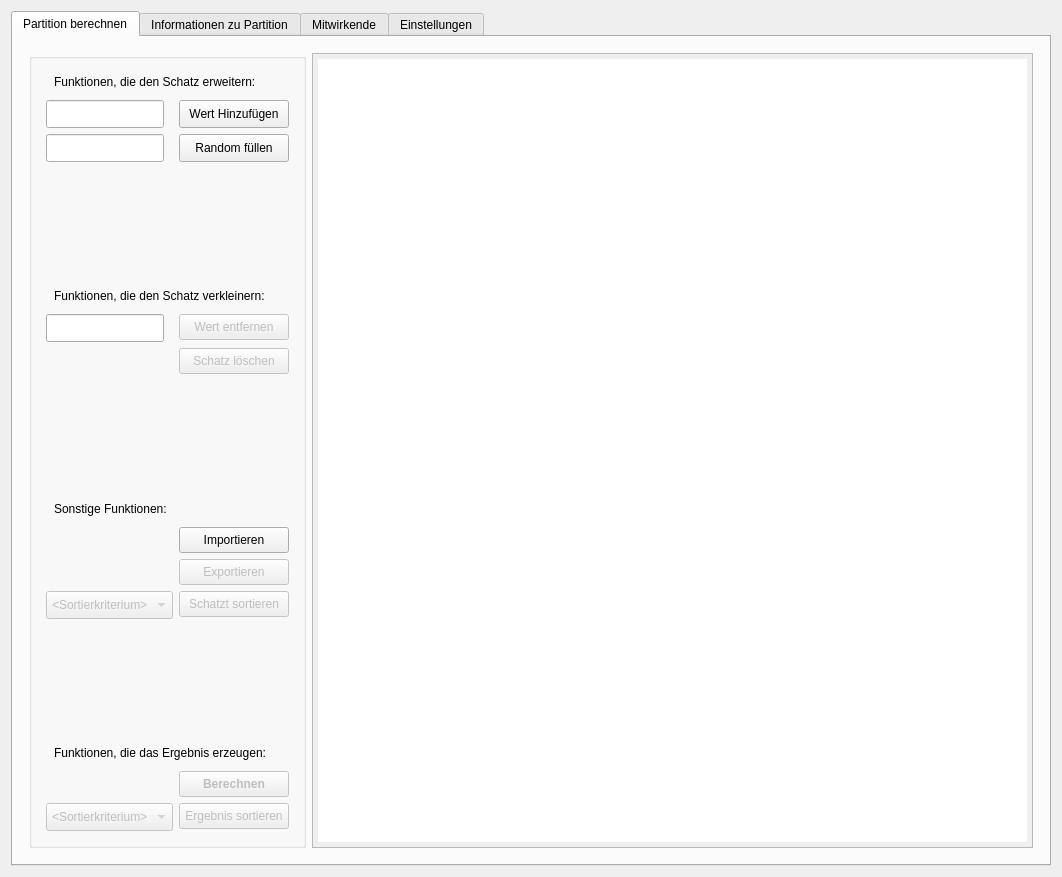
<?xml version="1.0" encoding="UTF-8"?>
<ui version="4.0">
 <class>MainWindow</class>
 <widget class="QMainWindow" name="MainWindow">
  <property name="geometry">
   <rect>
    <x>0</x>
    <y>0</y>
    <width>1062</width>
    <height>877</height>
   </rect>
  </property>
  <property name="windowTitle">
   <string>MainWindow</string>
  </property>
  <property name="styleSheet">
   <string notr="true">QWidget {
font:10pt &quot;MS Shell Dlg 2&quot;;
padding:5px;
}


</string>
  </property>
  <widget class="QWidget" name="centralWidget">
   <layout class="QVBoxLayout" name="verticalLayout">
    <item>
     <widget class="QTabWidget" name="tabWidget">
      <property name="currentIndex">
       <number>0</number>
      </property>
      <widget class="QWidget" name="tab_berechnung">
       <attribute name="title">
        <string>Partition berechnen</string>
       </attribute>
       <layout class="QHBoxLayout" name="horizontalLayout">
        <item>
         <widget class="QGroupBox" name="groupBox">
          <property name="sizePolicy">
           <sizepolicy hsizetype="Fixed" vsizetype="Minimum">
            <horstretch>0</horstretch>
            <verstretch>0</verstretch>
           </sizepolicy>
          </property>
          <property name="title">
           <string/>
          </property>
          <layout class="QFormLayout" name="formLayout">
           <item row="7" column="0" colspan="2">
            <widget class="QLabel" name="lbl_schatzErweiternInfo">
             <property name="text">
              <string>Funktionen, die den Schatz erweitern:</string>
             </property>
            </widget>
           </item>
           <item row="8" column="0">
            <widget class="CustomOnlyNumbersLineEdit" name="lineEdit_coinHinzufuegenWertEingeben">
             <property name="sizePolicy">
              <sizepolicy hsizetype="Minimum" vsizetype="Minimum">
               <horstretch>0</horstretch>
               <verstretch>0</verstretch>
              </sizepolicy>
             </property>
             <property name="toolTip">
              <string>&lt;html&gt;&lt;head/&gt;&lt;body&gt;&lt;p&gt;Den neuen Wert eingeben, der dem Schatz hinzugefügt werden soll. Bitte nur einen einzigen Wert eintragen.&lt;/p&gt;&lt;/body&gt;&lt;/html&gt;</string>
             </property>
             <property name="text">
              <string/>
             </property>
            </widget>
           </item>
           <item row="8" column="1">
            <widget class="QPushButton" name="btn_einzelnenCoinHinzufuegen">
             <property name="sizePolicy">
              <sizepolicy hsizetype="Minimum" vsizetype="Minimum">
               <horstretch>0</horstretch>
               <verstretch>0</verstretch>
              </sizepolicy>
             </property>
             <property name="toolTip">
              <string>&lt;html&gt;&lt;head/&gt;&lt;body&gt;&lt;p&gt;Fügt dem Schatz einen Wert hinzu, welcher neben diesem Button in das Textfeld vom Nutzer eingefügt wurde.&lt;/p&gt;&lt;/body&gt;&lt;/html&gt;</string>
             </property>
             <property name="text">
              <string>Wert Hinzufügen</string>
             </property>
             <property name="autoDefault">
              <bool>true</bool>
             </property>
             <property name="default">
              <bool>false</bool>
             </property>
            </widget>
           </item>
           <item row="11" column="0">
            <widget class="CustomOnlyNumbersLineEdit" name="lineEdit_randomFuellenAnzahlEingeben">
             <property name="sizePolicy">
              <sizepolicy hsizetype="Minimum" vsizetype="Minimum">
               <horstretch>0</horstretch>
               <verstretch>0</verstretch>
              </sizepolicy>
             </property>
             <property name="toolTip">
              <string>&lt;html&gt;&lt;head/&gt;&lt;body&gt;&lt;p&gt;Bitte die anzahl an Werten eingeben, die dem mit zufällig erweiterten Schatz hinzugefügt werden sollen.&lt;/p&gt;&lt;/body&gt;&lt;/html&gt;</string>
             </property>
            </widget>
           </item>
           <item row="11" column="1">
            <widget class="QPushButton" name="btn_fill">
             <property name="sizePolicy">
              <sizepolicy hsizetype="Minimum" vsizetype="Minimum">
               <horstretch>0</horstretch>
               <verstretch>0</verstretch>
              </sizepolicy>
             </property>
             <property name="toolTip">
              <string>&lt;html&gt;&lt;head/&gt;&lt;body&gt;&lt;p&gt;Fuegt dem Schatz eine Menge Coins hinzu, wobei die Anzahl dieser Coins im Textfeld neben diesem Knoipf vom Nutzer festgelegt werden kann.&lt;/p&gt;&lt;p&gt;&lt;br/&gt;&lt;/p&gt;&lt;p&gt;Hinweis: &lt;/p&gt;&lt;p&gt;In den Einstellungen (oben rechts) kann das Intervall für die Werte der randomisiert erstellten COins gewählt werden.&lt;/p&gt;&lt;/body&gt;&lt;/html&gt;</string>
             </property>
             <property name="text">
              <string>Random füllen</string>
             </property>
             <property name="autoDefault">
              <bool>true</bool>
             </property>
            </widget>
           </item>
           <item row="12" column="0">
            <spacer name="verticalSpacer_2">
             <property name="orientation">
              <enum>Qt::Vertical</enum>
             </property>
             <property name="sizeHint" stdset="0">
              <size>
               <width>20</width>
               <height>40</height>
              </size>
             </property>
            </spacer>
           </item>
           <item row="13" column="0" colspan="2">
            <widget class="QLabel" name="lbl_schatzVerkleinernInfo">
             <property name="text">
              <string>Funktionen, die den Schatz verkleinern:</string>
             </property>
            </widget>
           </item>
           <item row="14" column="0">
            <widget class="QLineEdit" name="lineEdit_coinEntfernen">
             <property name="toolTip">
              <string>&lt;html&gt;&lt;head/&gt;&lt;body&gt;&lt;p&gt;Geben Sie hier den zu entfernenden Wert ein.&lt;/p&gt;&lt;p&gt;&lt;br/&gt;&lt;/p&gt;&lt;/body&gt;&lt;/html&gt;</string>
             </property>
            </widget>
           </item>
           <item row="14" column="1">
            <widget class="QPushButton" name="btn_coinEntfernen">
             <property name="enabled">
              <bool>false</bool>
             </property>
             <property name="toolTip">
              <string>&lt;html&gt;&lt;head/&gt;&lt;body&gt;&lt;p&gt;Entfernt genau ein mal den  Wert aus dem Schatz, der im Textfeld neben diesem Knopf eingegeben wurde.&lt;/p&gt;&lt;/body&gt;&lt;/html&gt;</string>
             </property>
             <property name="text">
              <string>Wert entfernen</string>
             </property>
             <property name="autoDefault">
              <bool>true</bool>
             </property>
            </widget>
           </item>
           <item row="15" column="1">
            <widget class="QPushButton" name="btn_clearStash">
             <property name="enabled">
              <bool>false</bool>
             </property>
             <property name="toolTip">
              <string>&lt;html&gt;&lt;head/&gt;&lt;body&gt;&lt;p&gt;Entfernt alle Werte aus dem Schatz und setzt alles zurück.&lt;/p&gt;&lt;/body&gt;&lt;/html&gt;</string>
             </property>
             <property name="text">
              <string>Schatz löschen</string>
             </property>
             <property name="autoDefault">
              <bool>true</bool>
             </property>
            </widget>
           </item>
           <item row="18" column="0">
            <spacer name="verticalSpacer_3">
             <property name="orientation">
              <enum>Qt::Vertical</enum>
             </property>
             <property name="sizeHint" stdset="0">
              <size>
               <width>20</width>
               <height>40</height>
              </size>
             </property>
            </spacer>
           </item>
           <item row="20" column="0" colspan="2">
            <widget class="QLabel" name="lbl_sonstigeSchatzFunktionen">
             <property name="text">
              <string>Sonstige Funktionen:</string>
             </property>
            </widget>
           </item>
           <item row="21" column="1">
            <widget class="QPushButton" name="btn_import">
             <property name="sizePolicy">
              <sizepolicy hsizetype="Minimum" vsizetype="Fixed">
               <horstretch>0</horstretch>
               <verstretch>0</verstretch>
              </sizepolicy>
             </property>
             <property name="toolTip">
              <string>&lt;html&gt;&lt;head/&gt;&lt;body&gt;&lt;p&gt;importiert einen Schatz aus einer Textdatei. &lt;/p&gt;&lt;/body&gt;&lt;/html&gt;</string>
             </property>
             <property name="text">
              <string>Importieren</string>
             </property>
             <property name="autoDefault">
              <bool>true</bool>
             </property>
            </widget>
           </item>
           <item row="22" column="1">
            <widget class="QPushButton" name="btn_export">
             <property name="enabled">
              <bool>false</bool>
             </property>
             <property name="sizePolicy">
              <sizepolicy hsizetype="Minimum" vsizetype="Fixed">
               <horstretch>0</horstretch>
               <verstretch>0</verstretch>
              </sizepolicy>
             </property>
             <property name="toolTip">
              <string>&lt;html&gt;&lt;head/&gt;&lt;body&gt;&lt;p&gt;Exportiert den gesamten aktuellen Schatz in eine Textdatei an einen gewaehlten Ort. &lt;/p&gt;&lt;/body&gt;&lt;/html&gt;</string>
             </property>
             <property name="text">
              <string>Exportieren</string>
             </property>
             <property name="autoDefault">
              <bool>true</bool>
             </property>
            </widget>
           </item>
           <item row="24" column="0">
            <widget class="QComboBox" name="comboBox_sortKritWaehlen">
             <property name="enabled">
              <bool>false</bool>
             </property>
             <property name="sizePolicy">
              <sizepolicy hsizetype="Minimum" vsizetype="Minimum">
               <horstretch>0</horstretch>
               <verstretch>0</verstretch>
              </sizepolicy>
             </property>
             <property name="minimumSize">
              <size>
               <width>73</width>
               <height>0</height>
              </size>
             </property>
             <property name="toolTip">
              <string>&lt;html&gt;&lt;head/&gt;&lt;body&gt;&lt;p&gt;Wählen Sie das Sortierkriterium aus.&lt;/p&gt;&lt;/body&gt;&lt;/html&gt;</string>
             </property>
             <item>
              <property name="text">
               <string>&lt;Sortierkriterium&gt;</string>
              </property>
             </item>
             <item>
              <property name="text">
               <string>Aufsteigend</string>
              </property>
             </item>
             <item>
              <property name="text">
               <string>Absteigend</string>
              </property>
             </item>
            </widget>
           </item>
           <item row="24" column="1">
            <widget class="QPushButton" name="btn_sort">
             <property name="enabled">
              <bool>false</bool>
             </property>
             <property name="toolTip">
              <string>&lt;html&gt;&lt;head/&gt;&lt;body&gt;&lt;p&gt;Sortieren Sie den Schatz. Wählen Sie zuvor, nach welchem Kriterium Sortiert werden soll.&lt;/p&gt;&lt;/body&gt;&lt;/html&gt;</string>
             </property>
             <property name="text">
              <string>Schatzt sortieren</string>
             </property>
             <property name="autoDefault">
              <bool>true</bool>
             </property>
            </widget>
           </item>
           <item row="25" column="1">
            <spacer name="verticalSpacer_5">
             <property name="orientation">
              <enum>Qt::Vertical</enum>
             </property>
             <property name="sizeHint" stdset="0">
              <size>
               <width>20</width>
               <height>40</height>
              </size>
             </property>
            </spacer>
           </item>
           <item row="26" column="0" colspan="2">
            <widget class="QLabel" name="lbl_partitionBerechnen">
             <property name="text">
              <string>Funktionen, die das Ergebnis erzeugen:</string>
             </property>
            </widget>
           </item>
           <item row="27" column="1">
            <widget class="CustomButton" name="btn_output_solution">
             <property name="enabled">
              <bool>false</bool>
             </property>
             <property name="sizePolicy">
              <sizepolicy hsizetype="Minimum" vsizetype="Fixed">
               <horstretch>0</horstretch>
               <verstretch>0</verstretch>
              </sizepolicy>
             </property>
             <property name="toolTip">
              <string>&lt;html&gt;&lt;head/&gt;&lt;body&gt;&lt;p&gt;berechnet die Partition.&lt;/p&gt;&lt;/body&gt;&lt;/html&gt;</string>
             </property>
             <property name="styleSheet">
              <string notr="true">font:bold;</string>
             </property>
             <property name="text">
              <string>Berechnen</string>
             </property>
             <property name="autoDefault">
              <bool>true</bool>
             </property>
            </widget>
           </item>
           <item row="29" column="1">
            <widget class="QPushButton" name="btn_sortErgebnis">
             <property name="enabled">
              <bool>false</bool>
             </property>
             <property name="toolTip">
              <string>&lt;html&gt;&lt;head/&gt;&lt;body&gt;&lt;p&gt;Sortiert das Ergebnis entsprechend dem ausgewählten Sortierverfahren.&lt;/p&gt;&lt;/body&gt;&lt;/html&gt;</string>
             </property>
             <property name="text">
              <string>Ergebnis sortieren</string>
             </property>
             <property name="autoDefault">
              <bool>true</bool>
             </property>
            </widget>
           </item>
           <item row="29" column="0">
            <widget class="QComboBox" name="comboBox_sortKriteriumWaehlenErgebnis">
             <property name="enabled">
              <bool>false</bool>
             </property>
             <property name="toolTip">
              <string>&lt;html&gt;&lt;head/&gt;&lt;body&gt;&lt;p&gt;Hier wird das Sortierverfahren für das Sortieren des Ergebnisses ausgewählt.&lt;/p&gt;&lt;/body&gt;&lt;/html&gt;</string>
             </property>
             <property name="currentText">
              <string>&lt;Sortierkriterium&gt;</string>
             </property>
             <item>
              <property name="text">
               <string>&lt;Sortierkriterium&gt;</string>
              </property>
             </item>
             <item>
              <property name="text">
               <string>Aufsteigend</string>
              </property>
             </item>
             <item>
              <property name="text">
               <string>Absteigend</string>
              </property>
             </item>
            </widget>
           </item>
          </layout>
         </widget>
        </item>
        <item>
         <widget class="CustomTextEdit" name="textEdit_partitionBerechnen">
          <property name="readOnly">
           <bool>true</bool>
          </property>
         </widget>
        </item>
       </layout>
      </widget>
      <widget class="QWidget" name="tab_informationenZuNp">
       <attribute name="title">
        <string>Informationen zu Partition</string>
       </attribute>
       <layout class="QVBoxLayout" name="verticalLayout_3">
        <item>
         <widget class="QTextEdit" name="textEdit_InfosZuPartition">
          <property name="readOnly">
           <bool>true</bool>
          </property>
          <property name="html">
           <string>&lt;!DOCTYPE HTML PUBLIC &quot;-//W3C//DTD HTML 4.0//EN&quot; &quot;http://www.w3.org/TR/REC-html40/strict.dtd&quot;&gt;
&lt;html&gt;&lt;head&gt;&lt;meta name=&quot;qrichtext&quot; content=&quot;1&quot; /&gt;&lt;style type=&quot;text/css&quot;&gt;
p, li { white-space: pre-wrap; }
&lt;/style&gt;&lt;/head&gt;&lt;body style=&quot; font-family:'MS Shell Dlg 2'; font-size:10pt; font-weight:400; font-style:normal;&quot;&gt;
&lt;p style=&quot; margin-top:0px; margin-bottom:0px; margin-left:0px; margin-right:0px; -qt-block-indent:0; text-indent:0px;&quot;&gt;&lt;span style=&quot; font-size:7.8pt;&quot;&gt;//todo informationen zusammentragen un in knappem text alles erlaeutern + stylesheets&lt;/span&gt;&lt;/p&gt;
&lt;p style=&quot;-qt-paragraph-type:empty; margin-top:0px; margin-bottom:0px; margin-left:0px; margin-right:0px; -qt-block-indent:0; text-indent:0px; font-size:7.8pt;&quot;&gt;&lt;br /&gt;&lt;/p&gt;&lt;/body&gt;&lt;/html&gt;</string>
          </property>
         </widget>
        </item>
       </layout>
      </widget>
      <widget class="QWidget" name="tab_credits">
       <attribute name="title">
        <string>Mitwirkende</string>
       </attribute>
       <layout class="QVBoxLayout" name="verticalLayout_4">
        <item>
         <widget class="QTextEdit" name="textEdit_mitwirkende">
          <property name="readOnly">
           <bool>true</bool>
          </property>
          <property name="html">
           <string>&lt;!DOCTYPE HTML PUBLIC &quot;-//W3C//DTD HTML 4.0//EN&quot; &quot;http://www.w3.org/TR/REC-html40/strict.dtd&quot;&gt;
&lt;html&gt;&lt;head&gt;&lt;meta name=&quot;qrichtext&quot; content=&quot;1&quot; /&gt;&lt;style type=&quot;text/css&quot;&gt;
p, li { white-space: pre-wrap; }
&lt;/style&gt;&lt;/head&gt;&lt;body style=&quot; font-family:'MS Shell Dlg 2'; font-size:10pt; font-weight:400; font-style:normal;&quot;&gt;
&lt;p style=&quot; margin-top:0px; margin-bottom:0px; margin-left:0px; margin-right:0px; -qt-block-indent:0; text-indent:0px;&quot;&gt;&lt;span style=&quot; font-size:7.8pt;&quot;&gt;//todo : text zu mitwirkenden und aufgaben, sowie evtl link zur praesentation einfuegen +stylesheets&lt;/span&gt;&lt;/p&gt;
&lt;p style=&quot;-qt-paragraph-type:empty; margin-top:0px; margin-bottom:0px; margin-left:0px; margin-right:0px; -qt-block-indent:0; text-indent:0px; font-size:7.8pt;&quot;&gt;&lt;br /&gt;&lt;/p&gt;&lt;/body&gt;&lt;/html&gt;</string>
          </property>
         </widget>
        </item>
       </layout>
      </widget>
      <widget class="QWidget" name="tab_einstellungen">
       <attribute name="title">
        <string>Einstellungen</string>
       </attribute>
       <layout class="QFormLayout" name="formLayout_2">
        <item row="0" column="0" colspan="2">
         <widget class="QLabel" name="lbl_einstellungenRandomRange">
          <property name="text">
           <string>Das Intervall, in welchem die zufälligen Werte erstellt werden verändern:</string>
          </property>
         </widget>
        </item>
        <item row="1" column="0">
         <widget class="QLabel" name="lbl_randomObereGrenze">
          <property name="text">
           <string>Neue obere Grenze:</string>
          </property>
         </widget>
        </item>
        <item row="2" column="0" colspan="2">
         <widget class="QSlider" name="horizontalSlider_randomRangeMax">
          <property name="minimum">
           <number>1</number>
          </property>
          <property name="maximum">
           <number>100</number>
          </property>
          <property name="sliderPosition">
           <number>50</number>
          </property>
          <property name="orientation">
           <enum>Qt::Horizontal</enum>
          </property>
         </widget>
        </item>
        <item row="4" column="0">
         <widget class="QLabel" name="lbl_anzeigeRandomRangeMax">
          <property name="text">
           <string>50</string>
          </property>
         </widget>
        </item>
        <item row="5" column="0">
         <spacer name="verticalSpacer_8">
          <property name="orientation">
           <enum>Qt::Vertical</enum>
          </property>
          <property name="sizeHint" stdset="0">
           <size>
            <width>20</width>
            <height>40</height>
           </size>
          </property>
         </spacer>
        </item>
        <item row="6" column="0">
         <widget class="QLabel" name="lbl_untereRandomGRenze">
          <property name="text">
           <string>Neue untere Grenze:</string>
          </property>
         </widget>
        </item>
        <item row="7" column="0" colspan="2">
         <widget class="QSlider" name="horizontalSlider_randomRangeMin">
          <property name="minimum">
           <number>1</number>
          </property>
          <property name="maximum">
           <number>100</number>
          </property>
          <property name="orientation">
           <enum>Qt::Horizontal</enum>
          </property>
         </widget>
        </item>
        <item row="10" column="0">
         <widget class="QLabel" name="lbl_anzeigeRandomRangeMin">
          <property name="text">
           <string>1</string>
          </property>
         </widget>
        </item>
       </layout>
      </widget>
     </widget>
    </item>
   </layout>
  </widget>
 </widget>
 <layoutdefault spacing="6" margin="11"/>
 <customwidgets>
  <customwidget>
   <class>CustomTextEdit</class>
   <extends>QTextEdit</extends>
   <header location="global">customtextedit.h</header>
  </customwidget>
  <customwidget>
   <class>CustomOnlyNumbersLineEdit</class>
   <extends>QLineEdit</extends>
   <header location="global">customonlynumberslineedit.h</header>
  </customwidget>
  <customwidget>
   <class>CustomButton</class>
   <extends>QPushButton</extends>
   <header>custombutton.h</header>
  </customwidget>
 </customwidgets>
 <tabstops>
  <tabstop>lineEdit_coinHinzufuegenWertEingeben</tabstop>
  <tabstop>btn_einzelnenCoinHinzufuegen</tabstop>
  <tabstop>lineEdit_randomFuellenAnzahlEingeben</tabstop>
  <tabstop>btn_fill</tabstop>
  <tabstop>lineEdit_coinEntfernen</tabstop>
  <tabstop>btn_coinEntfernen</tabstop>
  <tabstop>btn_clearStash</tabstop>
  <tabstop>btn_import</tabstop>
  <tabstop>btn_export</tabstop>
  <tabstop>comboBox_sortKritWaehlen</tabstop>
  <tabstop>btn_sort</tabstop>
  <tabstop>btn_output_solution</tabstop>
  <tabstop>comboBox_sortKriteriumWaehlenErgebnis</tabstop>
  <tabstop>btn_sortErgebnis</tabstop>
  <tabstop>textEdit_partitionBerechnen</tabstop>
  <tabstop>tabWidget</tabstop>
  <tabstop>textEdit_InfosZuPartition</tabstop>
  <tabstop>textEdit_mitwirkende</tabstop>
  <tabstop>horizontalSlider_randomRangeMax</tabstop>
  <tabstop>horizontalSlider_randomRangeMin</tabstop>
 </tabstops>
 <resources/>
 <connections>
  <connection>
   <sender>horizontalSlider_randomRangeMax</sender>
   <signal>valueChanged(int)</signal>
   <receiver>lbl_anzeigeRandomRangeMax</receiver>
   <slot>setNum(int)</slot>
   <hints>
    <hint type="sourcelabel">
     <x>99</x>
     <y>148</y>
    </hint>
    <hint type="destinationlabel">
     <x>64</x>
     <y>209</y>
    </hint>
   </hints>
  </connection>
  <connection>
   <sender>horizontalSlider_randomRangeMin</sender>
   <signal>valueChanged(int)</signal>
   <receiver>lbl_anzeigeRandomRangeMin</receiver>
   <slot>setNum(int)</slot>
   <hints>
    <hint type="sourcelabel">
     <x>127</x>
     <y>311</y>
    </hint>
    <hint type="destinationlabel">
     <x>53</x>
     <y>370</y>
    </hint>
   </hints>
  </connection>
 </connections>
</ui>
